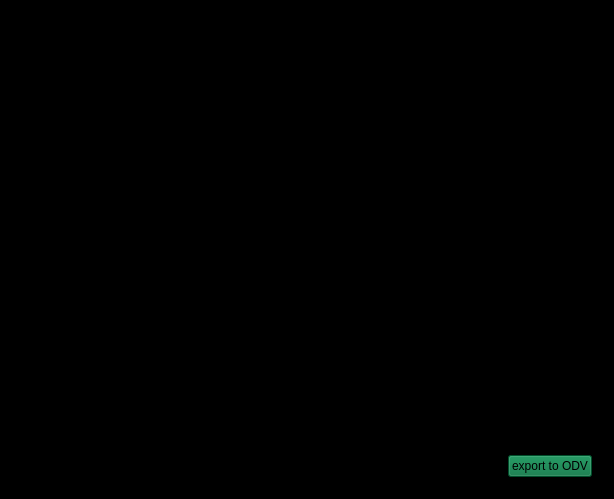
<?xml version="1.0" encoding="UTF-8"?>
<ui version="4.0">
    <class>exportWindow</class>
    <widget class="QWidget" name="exportWindow">
        <property name="geometry">
            <rect>
                <x>0</x>
                <y>0</y>
                <width>614</width>
                <height>499</height>
            </rect>
        </property>
        <property name="windowTitle">
            <string>Form</string>
        </property>
        <property name="styleSheet">
            <string notr="true">background-color: black;</string>
        </property>
        <layout class="QHBoxLayout" name="horizontalLayout_4">
            <item>
                <widget class="QFrame" name="formFrame">
                    <property name="frameShape">
                        <enum>QFrame::Box</enum>
                    </property>
                    <property name="frameShadow">
                        <enum>QFrame::Raised</enum>
                    </property>
                    <layout class="QFormLayout" name="formLayout">
                        <item row="0" column="0" colspan="2">
                            <widget class="QFrame" name="verticalFrame">
                                <property name="frameShape">
                                    <enum>QFrame::Box</enum>
                                </property>
                                <property name="frameShadow">
                                    <enum>QFrame::Raised</enum>
                                </property>
                                <layout class="QVBoxLayout" name="verticalLayout_2">
                                    <item>
                                        <widget class="QLabel" name="label_13">
                                            <property name="styleSheet">
                                                <string notr="true">font: 500 11pt &quot;Ubuntu&quot;;</string>
                                            </property>
                                            <property name="text">
                                                <string>Extra comment lines:          </string>
                                            </property>
                                        </widget>
                                    </item>
                                    <item>
                                        <layout class="QHBoxLayout" name="horizontalLayout_3">
                                            <item>
                                                <widget class="QPlainTextEdit" name="plainTextEdit">
                                                    <property name="plainText">
                                                        <string>//</string>
                                                    </property>
                                                </widget>
                                            </item>
                                        </layout>
                                    </item>
                                </layout>
                            </widget>
                        </item>
                        <item row="1" column="0" colspan="2">
                            <widget class="QLabel" name="label">
                                <property name="sizePolicy">
                                    <sizepolicy hsizetype="Preferred" vsizetype="Fixed">
                                        <horstretch>0</horstretch>
                                        <verstretch>0</verstretch>
                                    </sizepolicy>
                                </property>
                                <property name="styleSheet">
                                    <string notr="true">font: 500 11pt &quot;Ubuntu&quot;;</string>
                                </property>
                                <property name="text">
                                    <string>Fill in Metadata:</string>
                                </property>
                            </widget>
                        </item>
                        <item row="2" column="0">
                            <widget class="Line" name="line">
                                <property name="sizePolicy">
                                    <sizepolicy hsizetype="Minimum" vsizetype="Fixed">
                                        <horstretch>1</horstretch>
                                        <verstretch>1</verstretch>
                                    </sizepolicy>
                                </property>
                                <property name="minimumSize">
                                    <size>
                                        <width>0</width>
                                        <height>1</height>
                                    </size>
                                </property>
                                <property name="baseSize">
                                    <size>
                                        <width>0</width>
                                        <height>1</height>
                                    </size>
                                </property>
                                <property name="acceptDrops">
                                    <bool>false</bool>
                                </property>
                                <property name="autoFillBackground">
                                    <bool>false</bool>
                                </property>
                                <property name="styleSheet">
                                    <string notr="true">color: rgb(192, 191, 188);
                                        gridline-color: rgb(154, 153, 150);
                                        border-color: rgb(192, 191, 188);</string>
                                </property>
                                <property name="midLineWidth">
                                    <number>1</number>
                                </property>
                                <property name="orientation">
                                    <enum>Qt::Horizontal</enum>
                                </property>
                            </widget>
                        </item>
                        <item row="3" column="0">
                            <widget class="QLabel" name="label_2">
                                <property name="text">
                                    <string>Cruise</string>
                                </property>
                            </widget>
                        </item>
                        <item row="3" column="1">
                            <widget class="QLineEdit" name="CruisEdit">
                                <property name="sizePolicy">
                                    <sizepolicy hsizetype="Expanding" vsizetype="Expanding">
                                        <horstretch>0</horstretch>
                                        <verstretch>0</verstretch>
                                    </sizepolicy>
                                </property>
                            </widget>
                        </item>
                        <item row="4" column="0">
                            <widget class="QLabel" name="label_3">
                                <property name="text">
                                    <string>Station</string>
                                </property>
                            </widget>
                        </item>
                        <item row="4" column="1">
                            <widget class="QLineEdit" name="StationEdit">
                                <property name="sizePolicy">
                                    <sizepolicy hsizetype="Expanding" vsizetype="Expanding">
                                        <horstretch>0</horstretch>
                                        <verstretch>0</verstretch>
                                    </sizepolicy>
                                </property>
                            </widget>
                        </item>
                        <item row="5" column="0">
                            <widget class="QLabel" name="label_4">
                                <property name="text">
                                    <string>Type</string>
                                </property>
                            </widget>
                        </item>
                        <item row="5" column="1">
                            <widget class="QLineEdit" name="TypeEdit">
                                <property name="sizePolicy">
                                    <sizepolicy hsizetype="Expanding" vsizetype="Expanding">
                                        <horstretch>0</horstretch>
                                        <verstretch>0</verstretch>
                                    </sizepolicy>
                                </property>
                            </widget>
                        </item>
                        <item row="6" column="0">
                            <widget class="QLabel" name="label_5">
                                <property name="text">
                                    <string>yyyy-mm-ddThh:mm:ss.sss</string>
                                </property>
                            </widget>
                        </item>
                        <item row="6" column="1">
                            <widget class="QLineEdit" name="DateEdit">
                                <property name="sizePolicy">
                                    <sizepolicy hsizetype="Expanding" vsizetype="Expanding">
                                        <horstretch>0</horstretch>
                                        <verstretch>0</verstretch>
                                    </sizepolicy>
                                </property>
                                <property name="text">
                                    <string/>
                                </property>
                            </widget>
                        </item>
                        <item row="7" column="0">
                            <widget class="QLabel" name="label_6">
                                <property name="text">
                                    <string>Longitude [degrees_east]</string>
                                </property>
                            </widget>
                        </item>
                        <item row="7" column="1">
                            <widget class="QLineEdit" name="LongitudeEdit">
                                <property name="sizePolicy">
                                    <sizepolicy hsizetype="Expanding" vsizetype="Expanding">
                                        <horstretch>0</horstretch>
                                        <verstretch>0</verstretch>
                                    </sizepolicy>
                                </property>
                            </widget>
                        </item>
                        <item row="8" column="0">
                            <widget class="QLabel" name="label_7">
                                <property name="text">
                                    <string>Latitude [degrees_north]</string>
                                </property>
                            </widget>
                        </item>
                        <item row="8" column="1">
                            <widget class="QLineEdit" name="LatitudeEdit">
                                <property name="sizePolicy">
                                    <sizepolicy hsizetype="Expanding" vsizetype="Expanding">
                                        <horstretch>0</horstretch>
                                        <verstretch>0</verstretch>
                                    </sizepolicy>
                                </property>
                            </widget>
                        </item>
                        <item row="9" column="0">
                            <widget class="QLabel" name="label_8">
                                <property name="text">
                                    <string>LOCAL_CDI_ID</string>
                                </property>
                            </widget>
                        </item>
                        <item row="9" column="1">
                            <widget class="QLineEdit" name="LocalEdit">
                                <property name="sizePolicy">
                                    <sizepolicy hsizetype="Expanding" vsizetype="Expanding">
                                        <horstretch>0</horstretch>
                                        <verstretch>0</verstretch>
                                    </sizepolicy>
                                </property>
                            </widget>
                        </item>
                        <item row="10" column="0">
                            <widget class="QLabel" name="label_9">
                                <property name="text">
                                    <string>EDMO_code</string>
                                </property>
                            </widget>
                        </item>
                        <item row="10" column="1">
                            <widget class="QLineEdit" name="EDMOEdit">
                                <property name="sizePolicy">
                                    <sizepolicy hsizetype="Expanding" vsizetype="Expanding">
                                        <horstretch>0</horstretch>
                                        <verstretch>0</verstretch>
                                    </sizepolicy>
                                </property>
                            </widget>
                        </item>
                        <item row="11" column="0">
                            <widget class="QLabel" name="label_10">
                                <property name="text">
                                    <string>Bot. Depth [m]</string>
                                </property>
                            </widget>
                        </item>
                        <item row="11" column="1">
                            <widget class="QLineEdit" name="BotDepthEdit">
                                <property name="sizePolicy">
                                    <sizepolicy hsizetype="Expanding" vsizetype="Expanding">
                                        <horstretch>0</horstretch>
                                        <verstretch>0</verstretch>
                                    </sizepolicy>
                                </property>
                            </widget>
                        </item>
                        <item row="12" column="0" colspan="2">
                            <layout class="QHBoxLayout" name="horizontalLayout_2">
                                <item>
                                    <widget class="QLabel" name="labelDirectory">
                                        <property name="text">
                                            <string/>
                                        </property>
                                    </widget>
                                </item>
                                <item>
                                    <widget class="QPushButton" name="pushButton">
                                        <property name="sizePolicy">
                                            <sizepolicy hsizetype="Maximum" vsizetype="Fixed">
                                                <horstretch>0</horstretch>
                                                <verstretch>0</verstretch>
                                            </sizepolicy>
                                        </property>
                                        <property name="styleSheet">
                                            <string notr="true">background-color: rgb(0,111,60);
                                                color: black;
                                            </string>
                                        </property>
                                        <property name="text">
                                            <string>export to ODV</string>
                                        </property>
                                    </widget>
                                </item>
                            </layout>
                        </item>
                    </layout>
                </widget>
            </item>
        </layout>
    </widget>
    <resources/>
    <connections/>
</ui>
